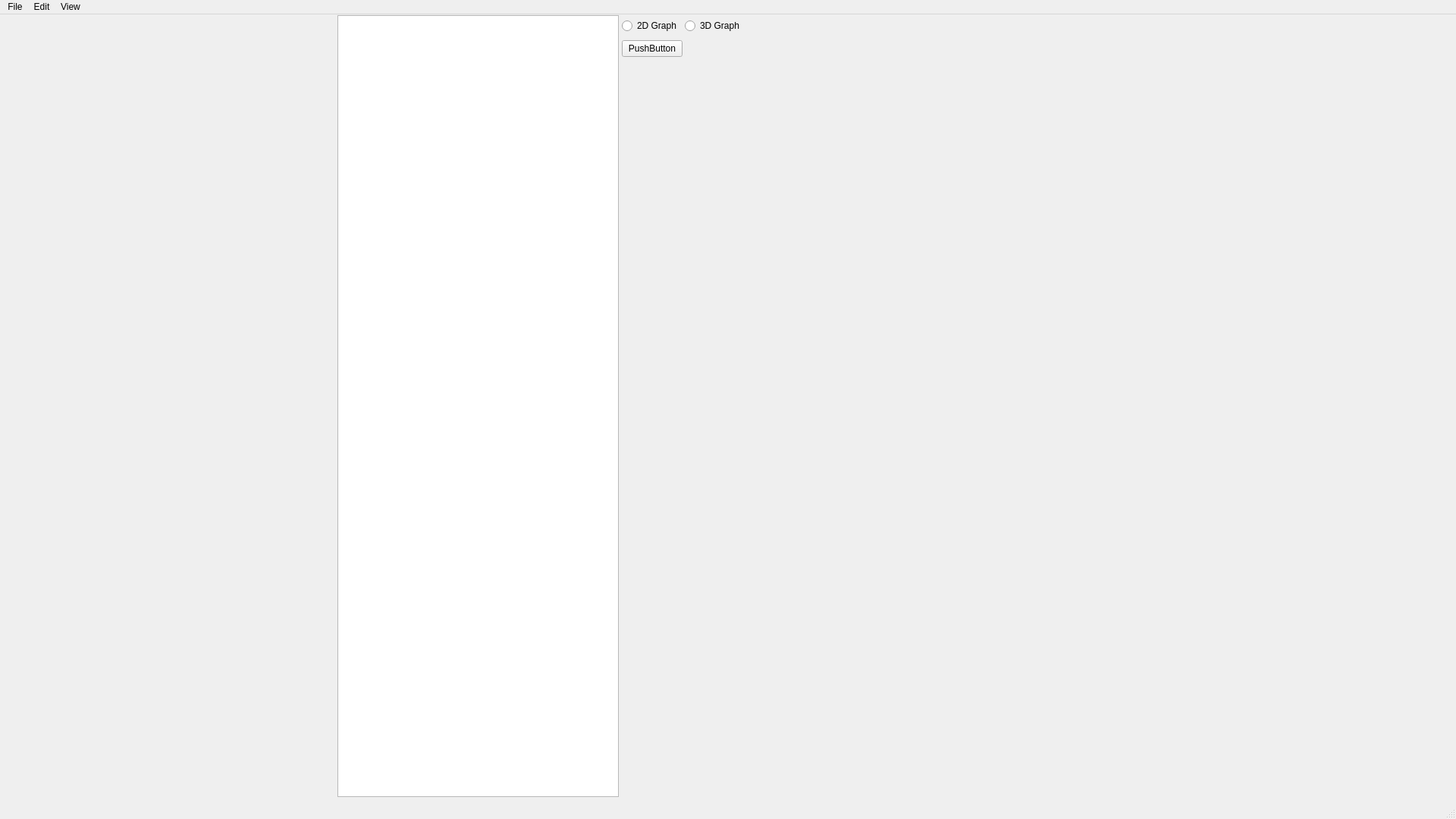
<?xml version="1.0" encoding="UTF-8"?>
<ui version="4.0">
 <class>MainWindow</class>
 <widget class="QMainWindow" name="MainWindow">
  <property name="geometry">
   <rect>
    <x>0</x>
    <y>0</y>
    <width>1920</width>
    <height>1080</height>
   </rect>
  </property>
  <property name="windowTitle">
   <string>MainWindow</string>
  </property>
  <widget class="QWidget" name="centralwidget">
   <widget class="QTableWidget" name="tableWidget">
    <property name="geometry">
     <rect>
      <x>445</x>
      <y>1</y>
      <width>371</width>
      <height>1031</height>
     </rect>
    </property>
   </widget>
   <widget class="QWidget" name="verticalLayoutWidget">
    <property name="geometry">
     <rect>
      <x>-1</x>
      <y>-1</y>
      <width>441</width>
      <height>1031</height>
     </rect>
    </property>
    <layout class="QVBoxLayout" name="verticalLayout"/>
   </widget>
   <widget class="QWidget" name="horizontalLayoutWidget">
    <property name="geometry">
     <rect>
      <x>820</x>
      <y>0</y>
      <width>1091</width>
      <height>31</height>
     </rect>
    </property>
    <layout class="QHBoxLayout" name="horizontalLayout">
     <item>
      <widget class="QRadioButton" name="radioButton_2">
       <property name="text">
        <string>2D Graph</string>
       </property>
      </widget>
     </item>
     <item>
      <widget class="QRadioButton" name="radioButton">
       <property name="text">
        <string>3D Graph</string>
       </property>
      </widget>
     </item>
     <item>
      <spacer name="horizontalSpacer">
       <property name="orientation">
        <enum>Qt::Horizontal</enum>
       </property>
       <property name="sizeHint" stdset="0">
        <size>
         <width>40</width>
         <height>20</height>
        </size>
       </property>
      </spacer>
     </item>
    </layout>
   </widget>
   <widget class="QWidget" name="horizontalLayoutWidget_2">
    <property name="geometry">
     <rect>
      <x>820</x>
      <y>30</y>
      <width>1091</width>
      <height>31</height>
     </rect>
    </property>
    <layout class="QHBoxLayout" name="horizontalLayout_2">
     <item>
      <widget class="QPushButton" name="pushButton">
       <property name="text">
        <string>PushButton</string>
       </property>
      </widget>
     </item>
     <item>
      <spacer name="horizontalSpacer_2">
       <property name="orientation">
        <enum>Qt::Horizontal</enum>
       </property>
       <property name="sizeHint" stdset="0">
        <size>
         <width>40</width>
         <height>20</height>
        </size>
       </property>
      </spacer>
     </item>
    </layout>
   </widget>
   <widget class="QWidget" name="verticalLayoutWidget_2">
    <property name="geometry">
     <rect>
      <x>819</x>
      <y>59</y>
      <width>1101</width>
      <height>971</height>
     </rect>
    </property>
    <layout class="QVBoxLayout" name="verticalLayout_2"/>
   </widget>
  </widget>
  <widget class="QMenuBar" name="menubar">
   <property name="geometry">
    <rect>
     <x>0</x>
     <y>0</y>
     <width>1920</width>
     <height>25</height>
    </rect>
   </property>
   <widget class="QMenu" name="menuFile">
    <property name="title">
     <string>File</string>
    </property>
   </widget>
   <widget class="QMenu" name="menuEdit">
    <property name="title">
     <string>Edit</string>
    </property>
   </widget>
   <widget class="QMenu" name="menuView">
    <property name="title">
     <string>View</string>
    </property>
   </widget>
   <addaction name="menuFile"/>
   <addaction name="menuEdit"/>
   <addaction name="menuView"/>
  </widget>
  <widget class="QStatusBar" name="statusbar"/>
 </widget>
 <resources/>
 <connections/>
</ui>
